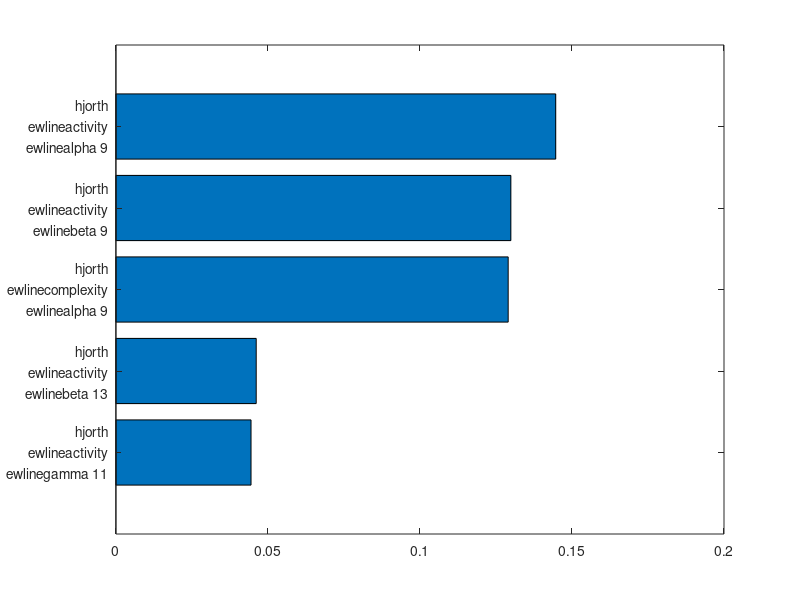

The MATLAB script that drew this image: (Note: this script raises an error after producing the figure.)
% bar plot for top 5 features 

figure

names = {"hjorth\newlineactivity\newlinealpha 9      ", "hjorth\newlineactivity\newlinebeta 9        ", "hjorth\newlinecomplexity\newlinealpha 9", "hjorth\newlineactivity\newlinebeta 13      ", "hjorth\newlineactivity\newlinegamma 11 "};

igs = [0.144656 0.129898 0.129025 0.046154 0.044443];
names = fliplr(names)
igs = fliplr(igs)

x = [1:5]; 
b = barh(x,igs)
set(gca,'yticklabel',names)
b.FaceColor = "#3c5488";
        
for i=1:5
    y = b.YData(i) + 0.005;
    s = sprintf('%.3f', b.YData(i));
    text(y, b.XData(i), s);
end

xlim([0,0.175])

xlabel('Information Gain (IG)')
set(gca,'FontSize', 12,'FontName', 'Times')
